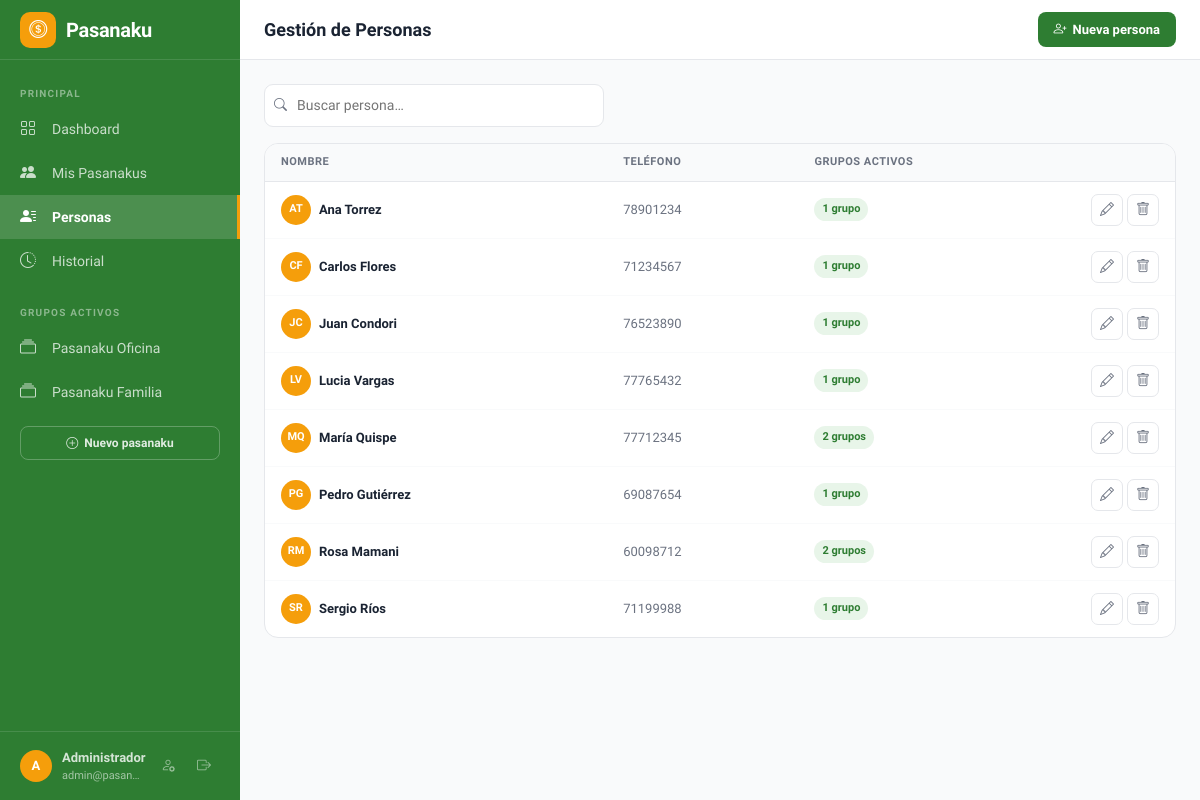
Screenshot of /?page=personas (signed in) with the database file from the repository.
### tables this page shows
CREATE TABLE IF NOT EXISTS `pasanakus` (
  `id`                  INT PRIMARY KEY AUTO_INCREMENT,
  `nombre`              VARCHAR(255) NOT NULL,
  `monto_contribucion`  DECIMAL(10,2) NOT NULL,
  `periodo`             ENUM('semanal','quincenal','mensual') NOT NULL DEFAULT 'mensual',
  `fecha_inicio`        DATE NOT NULL,
  `estado`              ENUM('activo','finalizado') NOT NULL DEFAULT 'activo',
  `created_at`          TIMESTAMP DEFAULT CURRENT_TIMESTAMP
);

CREATE TABLE IF NOT EXISTS `personas` (
  `id`         INT PRIMARY KEY AUTO_INCREMENT,
  `nombre`     VARCHAR(255) NOT NULL,
  `telefono`   VARCHAR(50),
  `created_at` TIMESTAMP DEFAULT CURRENT_TIMESTAMP
);

### controllers/PersonaController.php (called while the page is built, shortened)
<?php
require_once __DIR__ . '/../models/Persona.php';
class PersonaController {
    public static function index(): void {
        $personas = Persona::all();
        require __DIR__ . '/../views/personas/index.php';
    }
}

### config/database.php (called while the page is built, shortened)
<?php
function getDB(): PDO {
    static $pdo = null;
    if ($pdo === null) {
        $dsn = 'mysql:host=' . DB_HOST . ';dbname=' . DB_NAME . ';charset=' . DB_CHARSET;
        $pdo = new PDO($dsn, DB_USER, DB_PASS, [
            PDO::ATTR_ERRMODE            => PDO::ERRMODE_EXCEPTION,
            PDO::ATTR_DEFAULT_FETCH_MODE => PDO::FETCH_ASSOC,
            PDO::ATTR_EMULATE_PREPARES   => false,
        ]);
    }
    return $pdo;
}

### models/Pasanaku.php (called while the page is built, shortened)
<?php
require_once __DIR__ . '/../config/database.php';
class Pasanaku {
    public static function activos(): array {
        return getDB()->query('SELECT * FROM pasanakus WHERE estado = "activo" ORDER BY created_at DESC')->fetchAll();
    }
}

### models/Persona.php (called while the page is built, shortened)
<?php
require_once __DIR__ . '/../config/database.php';
class Persona {
    public static function all(): array {
        return getDB()->query('SELECT * FROM personas ORDER BY nombre')->fetchAll();
    }
}

### views/personas/index.php (the view, shortened to what this page needs)
<?php
$pageTitle = 'Gestión de Personas';
require __DIR__ . '/../layout/header.php';
?>
<div class="d-flex gap-2 mb-3 flex-wrap align-items-center">
  <div class="search-wrap flex-grow-1" style="max-width:340px">
    <i class="bi bi-search"></i>
    <input class="form-control-pk" id="persona-search"
      placeholder="Buscar persona…" oninput="filterPersonas(this.value)">
  </div>
</div>
<div class="table-card">
  <table id="personas-table">
    <thead>
      <tr>
        <th>Nombre</th>
        <th class="d-none d-md-table-cell">Teléfono</th>
        <th>Grupos activos</th>
        <th style="width:90px"></th>
      </tr>
    </thead>
    <tbody>
    <?php if (empty($personas)): ?>
      <tr>
        <td colspan="4">
          <div class="empty-state">
            <i class="bi bi-person-slash"></i>
            <p>No hay personas registradas aún.</p>
          </div>
        </td>
      </tr>
    <?php else: ?>
    <?php foreach ($personas as $p): ?>
      <tr class="persona-row" data-nombre="<?= htmlspecialchars(strtolower($p['nombre'])) ?>">
        <td>
          <div class="d-flex align-items-center gap-2">
            <div class="user-avatar" style="width:30px;height:30px;font-size:11px">
              <?= initials($p['nombre']) ?>
            </div>
            <span style="font-weight:600"><?= htmlspecialchars($p['nombre']) ?></span>
          </div>
        </td>
        <td class="d-none d-md-table-cell" style="color:var(--pk-muted)">
          <?= htmlspecialchars($p['telefono'] ?? '—') ?>
        </td>
        <td>
          <span class="<?= $p['grupos_activos'] > 0 ? 'badge-green' : 'badge-amber' ?>">
            <?= $p['grupos_activos'] ?> <?= $p['grupos_activos'] === 1 ? 'grupo' : 'grupos' ?>
          </span>
        </td>
        <td>
          <div class="d-flex gap-1 justify-content-end">
            <button class="btn-icon" title="Editar"
              onclick="openEditPersona(<?= $p['id'] ?>, '<?= htmlspecialchars(addslashes($p['nombre'])) ?>', '<?= htmlspecialchars(addslashes($p['telefono'] ?? '')) ?>')">
              <i class="bi bi-pencil"></i>
            </button>
            <button class="btn-icon danger" title="Eliminar"
              onclick="openDeletePersona(<?= $p['id'] ?>, '<?= htmlspecialchars(addslashes($p['nombre'])) ?>')">
              <i class="bi bi-trash"></i>
            </button>
          </div>
        </td>
      </tr>
    <?php endforeach; ?>
    <?php endif; ?>
    </tbody>
  </table>
</div>
<?php require __DIR__ . '/../layout/footer.php'; ?>

### views/layout/header.php (shortened to what this page needs)
<!DOCTYPE html>
<html lang="es">
<head>
  <link href="https://cdn.jsdelivr.net/npm/bootstrap@5.3.3/dist/css/bootstrap.min.css" rel="stylesheet">
  <link href="https://cdn.jsdelivr.net/npm/bootstrap-icons@1.11.3/font/bootstrap-icons.min.css" rel="stylesheet">
  <link href="<?= BASE_URL ?>assets/css/app.css?v=<?= @filemtime(__DIR__ . '/../../assets/css/app.css') ?>" rel="stylesheet">
</head>
<body>
<?php
$currentPage   = $_GET['page']   ?? 'dashboard';
$currentAction = $_GET['action'] ?? 'index';
$currentPkId   = $_GET['id']     ?? null;
$adminNombre   = $_SESSION['admin_nombre'] ?? 'Admin';
$adminEmail    = $_SESSION['admin_email']  ?? '';
function initials(string $name): string {
  $parts = explode(' ', trim($name));
  $ini = '';
  foreach (array_slice($parts, 0, 2) as $p) { $ini .= mb_strtoupper(mb_substr($p, 0, 1)); }
  return $ini ?: '?';
}
?>
<div class="app-shell">
  <nav class="sidebar">
    <div class="sidebar-brand">
      <div class="brand-name">
        <div class="brand-icon"><i class="bi bi-coin"></i></div>
        Pasanaku
      </div>
    </div>
    <div class="sidebar-nav">
      <div class="nav-section-label">Principal</div>
      <a href="?page=dashboard" class="nav-item-btn <?= $currentPage === 'dashboard' ? 'active' : '' ?>">
        <i class="bi bi-grid"></i> Dashboard
      </a>
      <a href="?page=pasanaku" class="nav-item-btn <?= ($currentPage === 'pasanaku' && $currentAction !== 'detail') ? 'active' : '' ?>">
        <i class="bi bi-people-fill"></i> Mis Pasanakus
      </a>
      <a href="?page=personas" class="nav-item-btn <?= $currentPage === 'personas' ? 'active' : '' ?>">
        <i class="bi bi-person-lines-fill"></i> Personas
      </a>
      <a href="?page=historial" class="nav-item-btn <?= $currentPage === 'historial' ? 'active' : '' ?>">
        <i class="bi bi-clock-history"></i> Historial
      </a>
      <?php
      require_once __DIR__ . '/../../models/Pasanaku.php';
      $navPasanakus = Pasanaku::activos();
      if ($navPasanakus):
      ?>
      <div class="nav-section-label" style="margin-top:8px">Grupos activos</div>
      <?php foreach ($navPasanakus as $navPk): ?>
      <a href="?page=pasanaku&action=detail&id=<?= $navPk['id'] ?>"
        class="nav-item-btn <?= ($currentPage === 'pasanaku' && $currentAction === 'detail' && (int)$currentPkId === $navPk['id']) ? 'active' : '' ?>">
        <i class="bi bi-collection"></i>
        <span style="overflow:hidden;text-overflow:ellipsis;white-space:nowrap"><?= htmlspecialchars($navPk['nombre']) ?></span>
      </a>
      <?php endforeach; ?>
      <?php endif; ?>
      <div style="padding:12px 20px 0">
        <a href="?page=pasanaku&action=create" class="btn-pk-outline btn-pk-outline-sidebar w-100 justify-content-center" style="font-size:12px">
          <i class="bi bi-plus-circle"></i> Nuevo pasanaku
        </a>
      </div>
    </div>
    <div class="sidebar-footer">
      <div class="user-chip">
        <div class="user-avatar"><?= initials($adminNombre) ?></div>
        <div style="min-width:0">
          <div style="font-weight:600;font-size:13px"><?= htmlspecialchars($adminNombre) ?></div>
          <div style="font-size:11px;opacity:0.7;overflow:hidden;text-overflow:ellipsis;white-space:nowrap"><?= htmlspecialchars($adminEmail) ?></div>
        </div>
        <div class="d-flex gap-1 ms-auto">
          <a href="?page=perfil" class="btn-icon" style="background:transparent;border:none;color:rgba(255,255,255,0.5)" title="Perfil">
            <i class="bi bi-person-gear"></i>
          </a>
          <a href="?page=logout" class="btn-icon" style="background:transparent;border:none;color:rgba(255,255,255,0.5)" title="Cerrar sesión">
            <i class="bi bi-box-arrow-right"></i>
          </a>
        </div>
      </div>
    </div>
  </nav>
  <div class="main-content">
    <div class="topbar">
      <div class="topbar-title">
        <?= htmlspecialchars($pageTitle ?? 'Dashboard') ?>
      </div>
      <div class="topbar-actions">
        <?php if ($currentPage === 'dashboard'): ?>
          <a href="?page=pasanaku&action=create" class="btn-pk-primary">
            <i class="bi bi-plus-lg"></i> Nuevo
          </a>
        <?php elseif ($currentPage === 'personas'): ?>
          <button class="btn-pk-primary" onclick="openModal('modal-nueva-persona')">
            <i class="bi bi-person-plus"></i> Nueva persona
          </button>
        <?php endif; ?>
      </div>
    </div>
    <div class="page-body screen-enter">

### rows the page displays
pasanakus: nombre "Pasanaku Oficina"
pasanakus: nombre "Pasanaku Familia"
personas: nombre "AT", nombre "Ana Torrez", telefono "78901234", grupos_activos "1"
personas: nombre "CF", nombre "Carlos Flores", telefono "71234567", grupos_activos "1"
personas: nombre "JC", nombre "Juan Condori", telefono "76523890", grupos_activos "1"
personas: nombre "LV", nombre "Lucia Vargas", telefono "77765432", grupos_activos "1"
personas: nombre "MQ", nombre "María Quispe", telefono "77712345", grupos_activos "2"
personas: nombre "PG", nombre "Pedro Gutiérrez", telefono "69087654", grupos_activos "1"
personas: nombre "RM", nombre "Rosa Mamani", telefono "60098712", grupos_activos "2"
personas: nombre "SR", nombre "Sergio Ríos", telefono "71199988", grupos_activos "1"

### other values shown
initials($adminNombre) "A"
$adminNombre "Administrador"
$adminEmail "admin@pasan…"
$pageTitle "Gestión de Personas"
